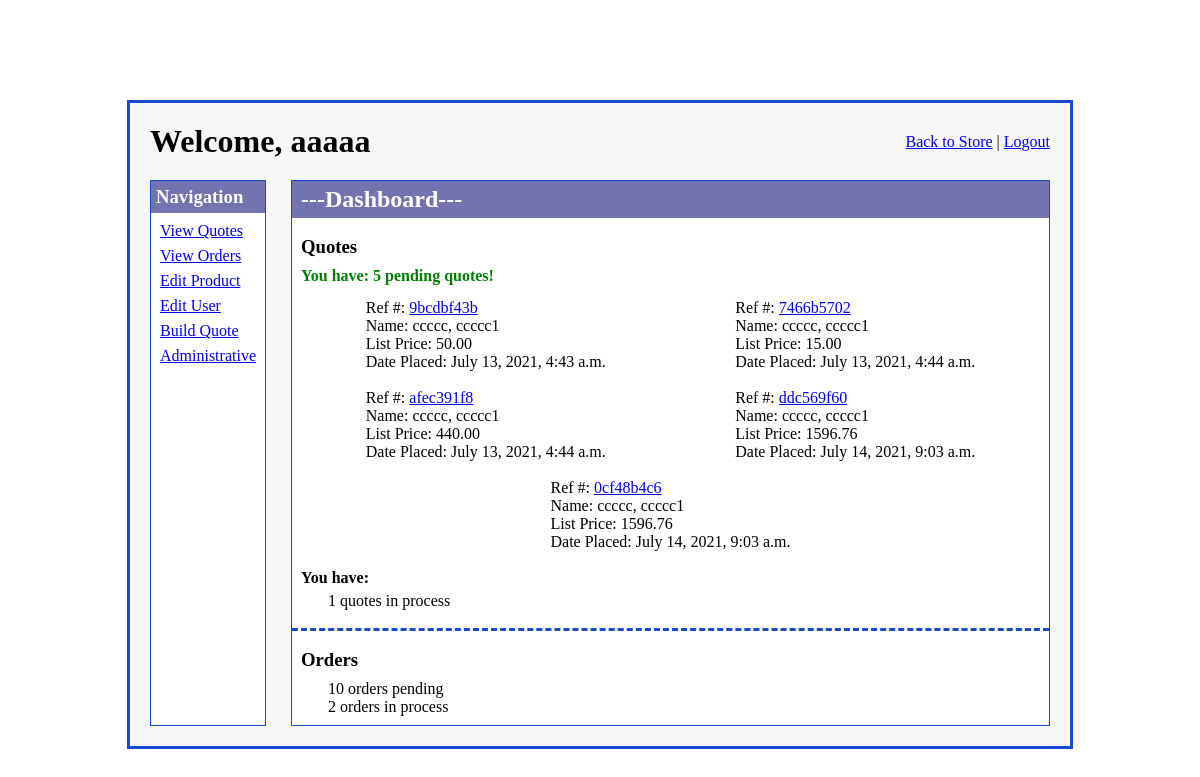
/admin_access/ (signed in), run on the app's committed database.
### imgfield_app/models.py (models this page shows)
class User(models.Model):
    first_name = models.CharField(max_length=45)
    last_name = models.CharField(max_length=60)
    email = models.CharField(max_length=60)
    password = models.CharField(max_length=60)
    security_level = models.IntegerField()
    created_at = models.DateTimeField(auto_now_add=True)
    updated_at = models.DateTimeField(auto_now=True)
    objects = UserManager()

class Quote(models.Model):
    quoted_by = models.ForeignKey(
        User,
        related_name="user_quotes",
        on_delete=models.CASCADE
    )
    contact_info =  models.ForeignKey(
        ContactInfo,
        related_name="quotes",
        on_delete = models.CASCADE,
        null=True, blank=True,
    )
    ref_number = models.CharField(max_length=10)
    total_price = models.DecimalField(decimal_places=2, max_digits=10, null=True, blank=True)
    status = models.CharField(max_length=27)
    special_instructions = models.TextField(null=True, blank=True)
    office_notes = models.TextField(null=True, blank=True)
    placed_at = models.DateTimeField(auto_now_add=True)
    created_at = models.DateTimeField(auto_now_add=True)
    updated_at = models.DateTimeField(auto_now=True)

### admin_app/views.py (the view)
# urls.py: path('', views.index),
def index(request):
    if 'user_id' in request.session:
        logged_user = User.objects.get(id=request.session['user_id'])
        if logged_user.security_level > 4:
            context = {
                'logged_user' : logged_user,
                'all_products': Product.objects.all(),
                'new_quotes': Quote.objects.filter(status="pending"),
                'quote_in_process_count': Quote.objects.filter(status="in process").count(),
                'order_open_count': Order.objects.filter(status="open").count(),
                'order_pending_count': Order.objects.filter(status="pending").count(),
                'order_in_process_count': Order.objects.filter(status="in process").count(),
            }
            return render(request, "admin_index.html", context)
    return redirect("/")

### admin_app/templates/admin_index.html (shortened to what this page needs)
<!DOCTYPE html>
<html lang="en">
<head>
    {% load static %}
    <link rel="stylesheet" href="{% static 'css/admin_index.css' %}">
</head>
<body>
    <div id="wrapper">
        <div id="header">
            <h1>Welcome, {{ logged_user.first_name }}</h1>
            <div id="links">
                <a href="/">Back to Store</a> |
                <a href="/signon/logout">Logout</a>
            </div>
        </div>
        <div id="content">
            <div id="navigation">
                <h3>Navigation</h3>
                <div id="nav_links">
                    <a href="/admin_access/quotes_display/1">View Quotes</a>
                    <a href="/admin_access/orders_display">View Orders</a>
                    <a href="/admin_access/select_product">Edit Product</a>
                    <a href="/admin_access/edit_user">Edit User</a>
                    <a href="/admin_access/build_quote">Build Quote</a>
                    <a href="/admin_access/administrative">Administrative</a>
                </div>
            </div>
            <div id="dashboard">
                <h2>---Dashboard---</h2>
                <div id="new_info">
                    <div id="quote_display">
                        <h3>Quotes</h3>
                        {% if new_quotes %}
                        <h4 class="green">You have: {{ new_quotes.count }} pending quotes!</h4>
                        <div id="new_quote_display">
                            {% for quote in new_quotes %}
                            <div class="pod">
                                <p>Ref #: <a href="/admin_access/view_quote/{{ quote.id }}">{{ quote.ref_number }}</a>
                                </p>
                                <p>Name: {{ quote.quoted_by.last_name }}, {{ quote.quoted_by.first_name }}</p>
                                <p>List Price: {{quote.total_price }}</p>
                                <p>Date Placed: {{ quote.placed_at }}</p>
                            </div>
                            {% endfor %}
                        </div>
                        {% else %}
                        <p>You have no new quotes pending</p>
                        {%  endif %}
                        <div id="quote_stats">
                            <h4>You have:</h4>
                            <p>{{ quote_in_process_count }} quotes in process</p>
                        </div>
                    </div>
                    <div id="order_display">
                        <h3>Orders</h3>
                        <p>{{ order_pending_count }} orders pending</p>
                        <p>{{ order_in_process_count }} orders in process</p>
                    </div>
                </div>
            </div>
        </div>
    </div>
</body>
</html>

### admin_app/static/css/admin_index.css (style rules this page uses)
* { margin: 0; padding: 0; }
#wrapper { width: 900px; margin: 100px auto; border: 3px solid rgb(23, 73, 211); padding: 20px; background-color: #F7F7F7; }
#header { display: flex; margin-bottom: 20px; }
#header h1 { flex: 7; }
#links { padding-top: 10px; }
h2 { margin-bottom: 9px; }
.green { color: green; }
#content { display: flex; }
#navigation { border: 1px solid rgb(23, 73, 211); margin-right: 25px; background-color: white; }
#navigation h3, #dashboard h2 { background-color: rgb(115, 115, 175); padding: 5px; color: white; }
#nav_links { padding: 9px; }
#navigation a { margin-bottom: 7px; display: block; }
#dashboard { background-color: white; border: 1px solid rgb(23, 73, 211); width: 100%; }
#dashboard h2 { padding-left: 9px; }
#quote_display { padding: 9px; border-bottom: 3px dashed rgb(23, 73, 211);; }
#quote_display h3, #order_display h3 { margin-bottom: 9px; }
#quote_display h4 { margin-bottom: 5px; }
#new_quote_display { display: flex; flex-wrap: wrap; justify-content: space-around; }
.pod { margin: 9px; }
#quote_stats { margin: 9px 0px; }
#quote_stats p, #order_display p { margin-left: 27px; }
#order_display { margin-top: 9px; padding: 9px; }

### data on the page
User: first_name "aaaaa"
Quote: ref_number "9bcdbf43b", quoted_by.last_name "ccccc", quoted_by.first_name "ccccc1", total_price "50.00", placed_at "July 13, 2021, 4:43 a.m."
Quote: ref_number "7466b5702", quoted_by.last_name "ccccc", quoted_by.first_name "ccccc1", total_price "15.00", placed_at "July 13, 2021, 4:44 a.m."
Quote: ref_number "afec391f8", quoted_by.last_name "ccccc", quoted_by.first_name "ccccc1", total_price "440.00", placed_at "July 13, 2021, 4:44 a.m."
Quote: ref_number "ddc569f60", quoted_by.last_name "ccccc", quoted_by.first_name "ccccc1", total_price "1596.76", placed_at "July 14, 2021, 9:03 a.m."
Quote: ref_number "0cf48b4c6", quoted_by.last_name "ccccc", quoted_by.first_name "ccccc1", total_price "1596.76", placed_at "July 14, 2021, 9:03 a.m."

### other printed values
{{ new_quotes.count }} "5"
{{ quote_in_process_count }} "1"
{{ order_pending_count }} "10"
{{ order_in_process_count }} "2"
